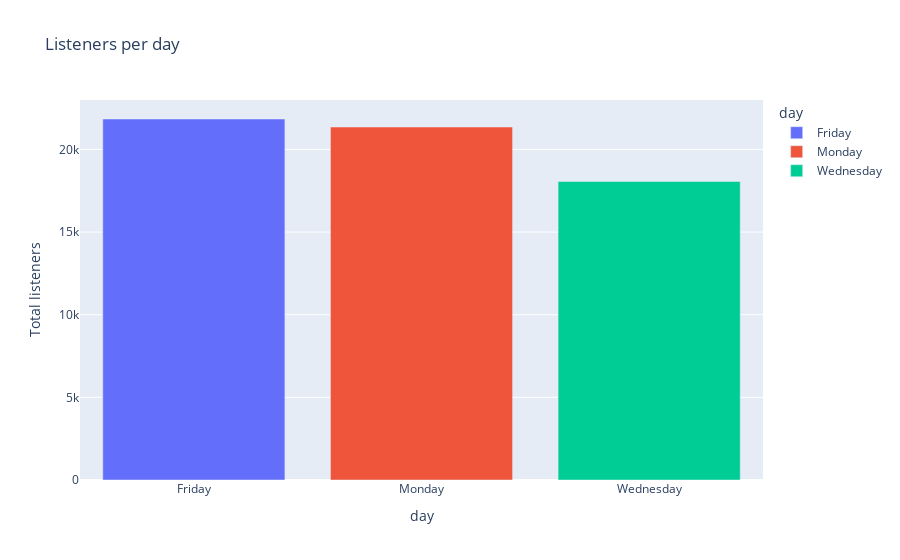

Here is the notebook cell this chart was saved with:
### Code cell
#Gráfico de barras interactivo
fig = px.bar(listeners_per_day, x='day', y='listeners', title="Listeners per day", 
             labels={'listeners': 'Total listeners'}, 
             color='day')
fig.show()

### Figure 1 — Plotly figure (JSON) as saved in the notebook; plotly's stock layout.template omitted (floating-point values rounded to 4 significant figures)
{"data": [{"alignmentgroup": "True", "hovertemplate": "day=%{x}<br>Total listeners=%{y}<extra></extra>", "legendgroup": "Friday", "marker": {"color": "#636efa", "pattern": {"shape": ""}}, "name": "Friday", "offsetgroup": "Friday", "orientation": "v", "showlegend": true, "textposition": "auto", "type": "bar", "x": ["Friday"], "xaxis": "x", "y": [21840], "yaxis": "y"}, {"alignmentgroup": "True", "hovertemplate": "day=%{x}<br>Total listeners=%{y}<extra></extra>", "legendgroup": "Monday", "marker": {"color": "#EF553B", "pattern": {"shape": ""}}, "name": "Monday", "offsetgroup": "Monday", "orientation": "v", "showlegend": true, "textposition": "auto", "type": "bar", "x": ["Monday"], "xaxis": "x", "y": [21354], "yaxis": "y"}, {"alignmentgroup": "True", "hovertemplate": "day=%{x}<br>Total listeners=%{y}<extra></extra>", "legendgroup": "Wednesday", "marker": {"color": "#00cc96", "pattern": {"shape": ""}}, "name": "Wednesday", "offsetgroup": "Wednesday", "orientation": "v", "showlegend": true, "textposition": "auto", "type": "bar", "x": ["Wednesday"], "xaxis": "x", "y": [18059], "yaxis": "y"}], "layout": {"barmode": "relative", "legend": {"title": {"text": "day"}, "tracegroupgap": 0}, "title": {"text": "Listeners per day"}, "xaxis": {"anchor": "y", "categoryarray": ["Friday", "Monday", "Wednesday"], "categoryorder": "array", "domain": [0, 1], "title": {"text": "day"}}, "yaxis": {"anchor": "x", "domain": [0, 1], "title": {"text": "Total listeners"}}}}
